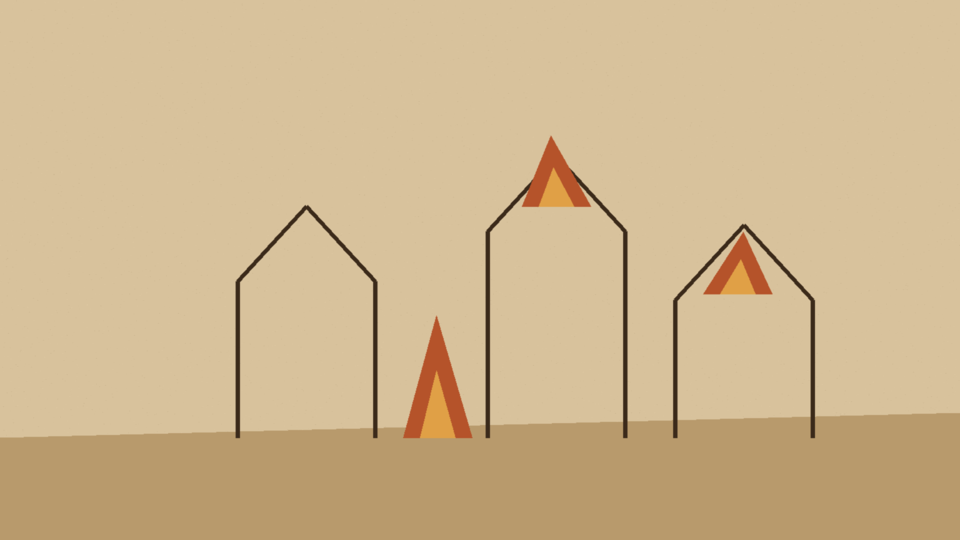
#> input picture chacademy-story/editor/example/s1_1.png, 960 x 540 px, given in place of T_PumpkinFlame_Sheet.png, which was not available
$ python postsize.py ../../../chacademy-story/editor/example
#> lines starting #> are read from the running program, lines starting #| are printed output that depends on the picture
# gen_pumpkin.py 다음에 실행: 팩 텍스처 예산(팩당 RGBA ≤ 4 MiB)에 맞춰 큰 시트를 줄인다. usage: python postsize.py <texdir>
import sys
from PIL import Image
d = sys.argv[1] if len(sys.argv) > 1 else "tex"
for f, s in [("T_PumpkinFlame_Sheet.png", (256, 256)), ("T_SoulFlame_Sheet.png", (256, 256)), ("T_Mist_Sheet.png", (256, 256)),
             ("T_VioletFlame_Sheet.png", (256, 256)), ("T_Sigil.png", (256, 256)), ("T_ScytheSlash_Sheet.png", (384, 288))]:
    Image.open(f"{d}/{f}").resize(s, Image.LANCZOS).save(f"{d}/{f}")
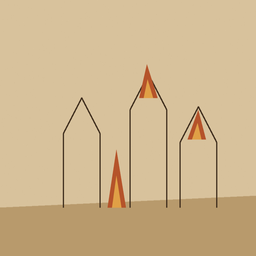
#> saved as T_PumpkinFlame_Sheet.png: PIL image 256x256 RGB; mean R, G, B 206.9, 182.1, 142.4
#> pass 2 of the loop `for f, s in [("T_PumpkinFlame_Sheet.png", (256, 256)), ("T_SoulFlame_S..`:
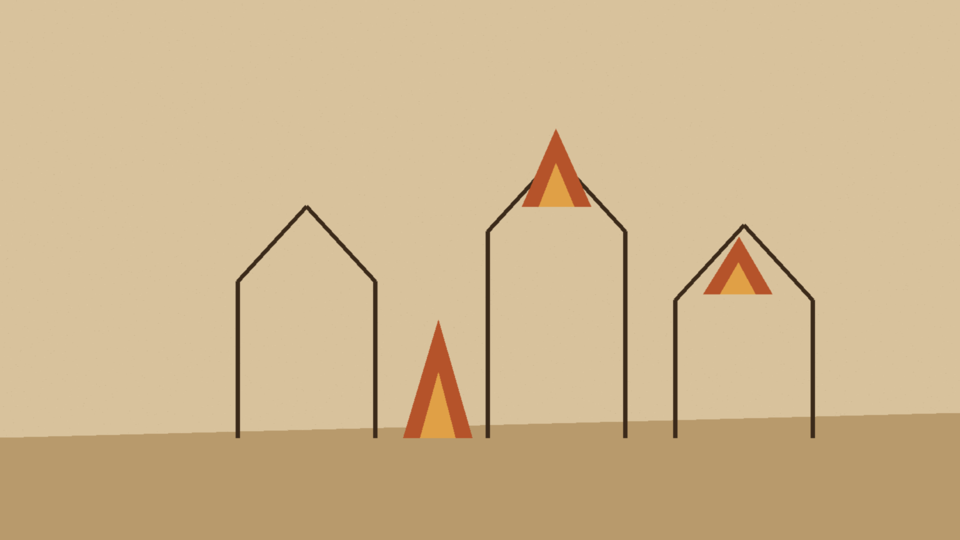
#> input picture chacademy-story/editor/example/s1_2.png, 960 x 540 px, given in place of T_SoulFlame_Sheet.png, which was not available
#> `Image.open(f"{d}/{f}").resize(s, Image.LANCZOS).save(f"{d}/{f}")`:
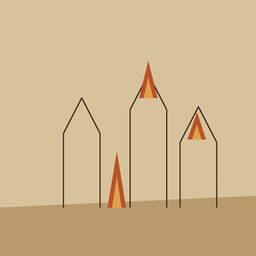
#> saved as T_SoulFlame_Sheet.png: PIL image 256x256 RGB; mean R, G, B 206.9, 182.2, 142.5
#> (the run stopped early here; a loop or call above may not have finished)
